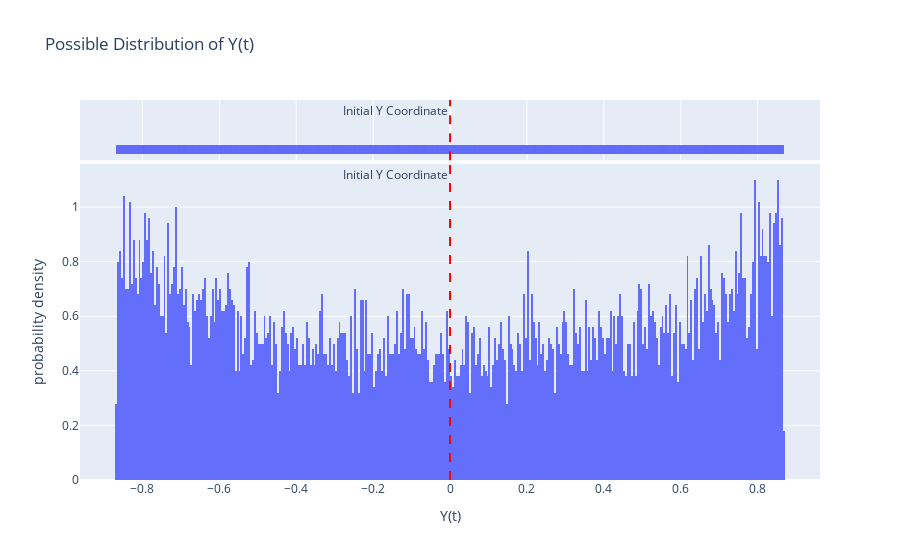
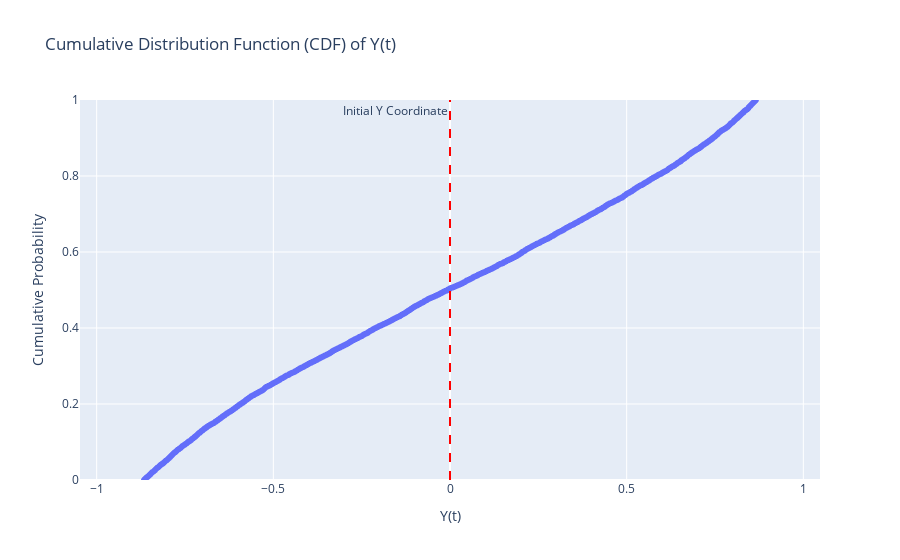

The notebook cell these images were saved under, in order:
### Code cell
# Using Monte Carlo Simulation (generating large no. of samples, and understanding graph)

# Current heading angle at time t = 0
current_θ = 0.0 
# Assume initial x position is 0.0
# Assume initial y position is 0.0

# Generate possible changes in position using Uniform distribution
low_change = np.pi*(-1/3)  # Lower bound of change in heading angle is -60 degrees
high_change = np.pi*(+1/3)  # Upper bound of change in heading angle is +60 degrees
num_samples = 10000  # Number of samples to generate

# Modeling the change as uniform
changes = np.sin(np.random.uniform(low_change, high_change, num_samples))
new_Y = current_θ + changes

# Create DataFrame for new positions
df = pd.DataFrame({'New Y': new_Y})

# Plot wavefront using Plotly Express
fig = px.histogram(df, x='New Y', nbins=500, histnorm='probability density',
                   title=f'Possible Distribution of Y(t)',
                   labels={'New Y': 'Y(t)'},
                   marginal='rug')
fig.add_vline(x=current_θ, line_dash="dash", line_color="red", 
              annotation_text="Initial Y Coordinate", annotation_position="top left")
fig.show()

# Calculate the CDF (cumulative distribution function)
sorted_thetas = np.sort(new_Y)  # Sort thetas in ascending order
cdf_values = np.arange(len(sorted_thetas)) / (len(sorted_thetas) - 1)  # Calculate CDF values

# Create DataFrame for CDF plot
cdf_df = pd.DataFrame({'New Y': sorted_thetas, 'CDF': cdf_values})

# Plot CDF using Plotly Express
fig = px.scatter(cdf_df, x='New Y', y='CDF',
                 title='Cumulative Distribution Function (CDF) of Y(t)',
                 labels={'New Y': 'Y(t)', 'CDF': 'Cumulative Probability'})
fig.add_vline(x=current_θ, line_dash="dash", line_color="red",
              annotation_text="Initial Y Coordinate", annotation_position="top left")
fig.update_layout(xaxis_range=[low_change, high_change], yaxis_range=[0, 1])  # Set axis ranges for clarity
fig.show()

### Figure 1 — Plotly figure (JSON) as saved in the notebook; plotly's stock layout.template omitted (floating-point values rounded to 4 significant figures; data arrays with more than 128 entries replaced by an {"elided": "..."} marker saying what was removed)
{"data": [{"alignmentgroup": "True", "bingroup": "x", "histnorm": "probability density", "hovertemplate": "Y(t)=%{x}<br>probability density=%{y}<extra></extra>", "legendgroup": "", "marker": {"color": "#636efa", "pattern": {"shape": ""}}, "name": "", "nbinsx": 500, "offsetgroup": "", "orientation": "v", "showlegend": false, "type": "histogram", "x": {"elided": "10000 float values"}, "xaxis": "x", "yaxis": "y"}, {"alignmentgroup": "True", "boxpoints": "all", "fillcolor": "rgba(255,255,255,0)", "hoveron": "points", "hovertemplate": "Y(t)=%{x}<extra></extra>", "jitter": 0, "legendgroup": "", "line": {"color": "rgba(255,255,255,0)"}, "marker": {"color": "#636efa", "symbol": "line-ns-open"}, "name": "", "offsetgroup": "", "showlegend": false, "type": "box", "x": {"elided": "10000 float values"}, "xaxis": "x2", "yaxis": "y2"}], "layout": {"annotations": [{"showarrow": false, "text": "Initial Y Coordinate", "x": 0, "xanchor": "right", "xref": "x", "y": 1, "yanchor": "top", "yref": "y domain"}, {"showarrow": false, "text": "Initial Y Coordinate", "x": 0, "xanchor": "right", "xref": "x2", "y": 1, "yanchor": "top", "yref": "y2 domain"}], "barmode": "relative", "legend": {"tracegroupgap": 0}, "shapes": [{"line": {"color": "red", "dash": "dash"}, "type": "line", "x0": 0, "x1": 0, "xref": "x", "y0": 0, "y1": 1, "yref": "y domain"}, {"line": {"color": "red", "dash": "dash"}, "type": "line", "x0": 0, "x1": 0, "xref": "x2", "y0": 0, "y1": 1, "yref": "y2 domain"}], "title": {"text": "Possible Distribution of Y(t)"}, "xaxis": {"anchor": "y", "domain": [0, 1], "title": {"text": "Y(t)"}}, "xaxis2": {"anchor": "y2", "domain": [0, 1], "matches": "x", "showgrid": true, "showticklabels": false}, "yaxis": {"anchor": "x", "domain": [0, 0.8316], "title": {"text": "probability density"}}, "yaxis2": {"anchor": "x2", "domain": [0.8416, 1], "matches": "y2", "showgrid": false, "showline": false, "showticklabels": false, "ticks": ""}}}

### Figure 2 — Plotly figure (JSON) as saved in the notebook; plotly's stock layout.template omitted (floating-point values rounded to 4 significant figures; data arrays with more than 128 entries replaced by an {"elided": "..."} marker saying what was removed)
{"data": [{"hovertemplate": "Y(t)=%{x}<br>Cumulative Probability=%{y}<extra></extra>", "legendgroup": "", "marker": {"color": "#636efa", "symbol": "circle"}, "mode": "markers", "name": "", "showlegend": false, "type": "scattergl", "x": {"elided": "10000 float values"}, "xaxis": "x", "y": {"elided": "10000 float values"}, "yaxis": "y"}], "layout": {"annotations": [{"showarrow": false, "text": "Initial Y Coordinate", "x": 0, "xanchor": "right", "xref": "x", "y": 1, "yanchor": "top", "yref": "y domain"}], "legend": {"tracegroupgap": 0}, "shapes": [{"line": {"color": "red", "dash": "dash"}, "type": "line", "x0": 0, "x1": 0, "xref": "x", "y0": 0, "y1": 1, "yref": "y domain"}], "title": {"text": "Cumulative Distribution Function (CDF) of Y(t)"}, "xaxis": {"anchor": "y", "domain": [0, 1], "range": [-1.047, 1.047], "title": {"text": "Y(t)"}}, "yaxis": {"anchor": "x", "domain": [0, 1], "range": [0, 1], "title": {"text": "Cumulative Probability"}}}}
